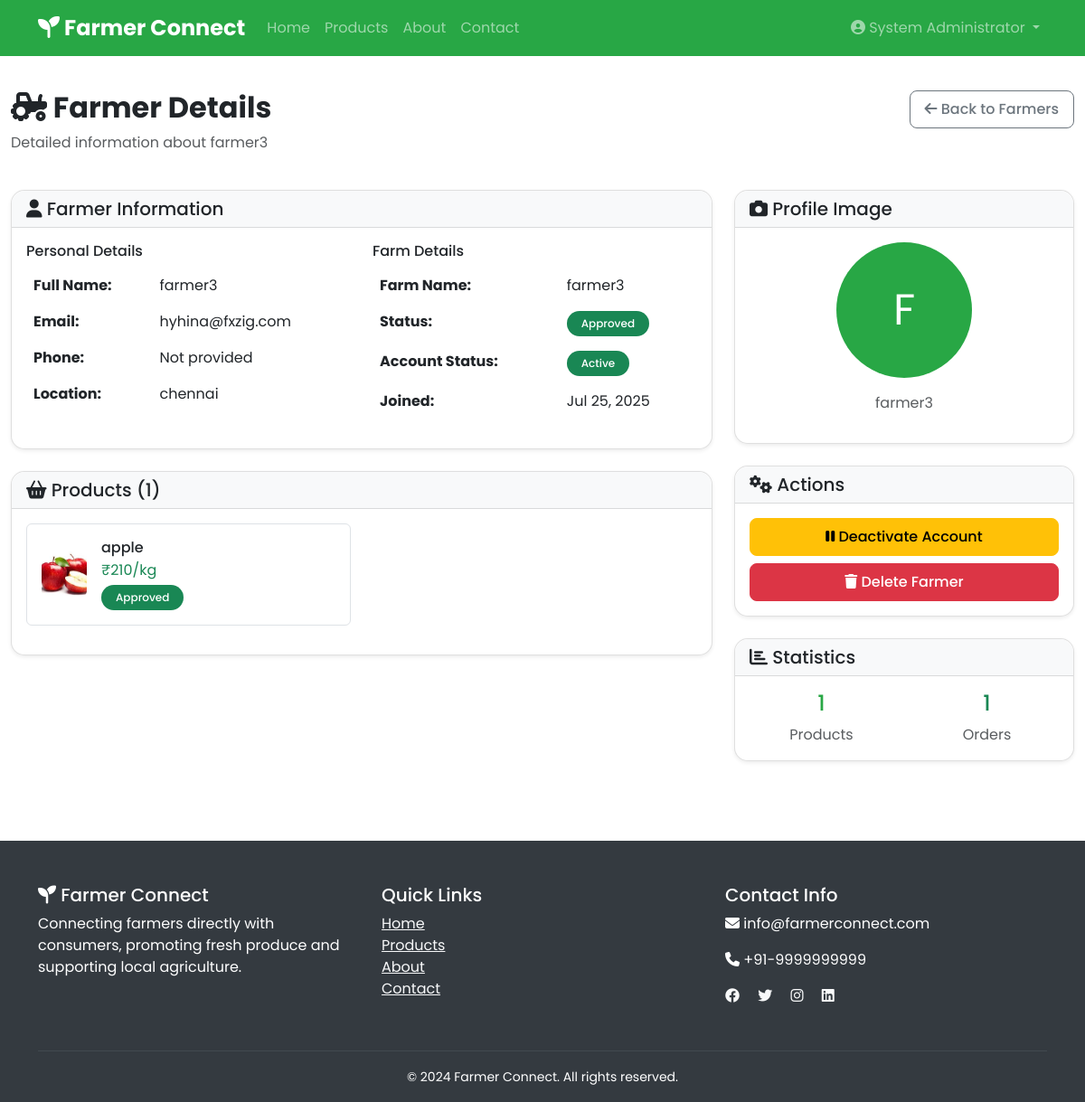
/admin/farmers/310 (signed in), run on the app's committed database.
### tables this page shows
CREATE TABLE users (
            id INTEGER PRIMARY KEY AUTOINCREMENT,
            username VARCHAR(80) UNIQUE NOT NULL,
            email VARCHAR(120) UNIQUE NOT NULL,
            password_hash VARCHAR(200) NOT NULL,
            user_type VARCHAR(20) NOT NULL CHECK(user_type IN ('farmer', 'consumer', 'admin')),
            full_name VARCHAR(100) NOT NULL,
            phone VARCHAR(15),
            location VARCHAR(200),
            farm_name VARCHAR(100),
            farm_description TEXT,
            profile_image VARCHAR(200),
            is_approved BOOLEAN DEFAULT 0,
            is_active BOOLEAN DEFAULT 1,
            created_at TIMESTAMP DEFAULT CURRENT_TIMESTAMP,
            updated_at TIMESTAMP DEFAULT CURRENT_TIMESTAMP
        );

CREATE TABLE products (
            id INTEGER PRIMARY KEY AUTOINCREMENT,
            farmer_id INTEGER NOT NULL,
            name VARCHAR(100) NOT NULL,
            description TEXT,
            category VARCHAR(50) NOT NULL,
            price DECIMAL(10,2) NOT NULL,
            unit VARCHAR(20) NOT NULL,
            quantity INTEGER NOT NULL DEFAULT 0,
            image VARCHAR(200),
            is_approved BOOLEAN DEFAULT 0,
            is_featured BOOLEAN DEFAULT 0,
            harvest_date DATE,
            expiry_date DATE,
            organic BOOLEAN DEFAULT 0,
            created_at TIMESTAMP DEFAULT CURRENT_TIMESTAMP,
            updated_at TIMESTAMP DEFAULT CURRENT_TIMESTAMP,
            FOREIGN KEY (farmer_id) REFERENCES users (id)
        );

### modules/admin.py (the view)
@admin_bp.route('/farmers/<int:farmer_id>')
@require_login(['admin'])
def farmer_detail(farmer_id):
    conn = get_db_connection()
    farmer = conn.execute('''
        SELECT * FROM users WHERE id = ? AND user_type = 'farmer'
    ''', (farmer_id,)).fetchone()
    if not farmer:
        flash('Farmer not found!', 'error')
        return redirect(url_for('admin.farmers'))
    products = conn.execute('''
        SELECT * FROM products WHERE farmer_id = ? ORDER BY created_at DESC
    ''', (farmer_id,)).fetchall()
    orders = conn.execute('''
        SELECT DISTINCT o.*, COUNT(oi.id) as item_count
        FROM orders o
        JOIN order_items oi ON o.id = oi.order_id
        WHERE oi.farmer_id = ?
        GROUP BY o.id
        ORDER BY o.created_at DESC
        LIMIT 10
    ''', (farmer_id,)).fetchall()
    earnings = conn.execute('''
        SELECT COALESCE(SUM(oi.subtotal), 0) as total_earnings
        FROM orders o
        JOIN order_items oi ON o.id = oi.order_id
        WHERE oi.farmer_id = ? AND o.payment_status = 'paid'
    ''', (farmer_id,)).fetchone()['total_earnings']
    farmer_stats = {
        'total_products': len(products),
        'total_orders': len(orders)
    }
    conn.close()
    return render_template('admin/farmer_detail.html',
                         farmer=farmer,
                         products=products,
                         orders=orders,
                         earnings=earnings,
                         farmer_stats=farmer_stats)

### app.py (called while the page is built, shortened)
def format_date(date_string, format_string='%b %d, %Y'):
    if not date_string:
        return 'Unknown'
    if hasattr(date_string, 'strftime'):
        return date_string.strftime(format_string)
    try:
        dt = datetime.strptime(str(date_string), '%Y-%m-%d %H:%M:%S')
        return dt.strftime(format_string)
    except (ValueError, TypeError):
        try:
            dt = datetime.strptime(str(date_string), '%Y-%m-%d')
            return dt.strftime(format_string)
        except (ValueError, TypeError):
            try:
                dt = datetime.strptime(str(date_string), '%Y-%m-%d %H:%M:%S.%f')
                return dt.strftime(format_string)
            except (ValueError, TypeError):
                return str(date_string)

@app.context_processor
def inject_cart_count():
    return {'cart_count': 0}

### modules/database.py (called while the page is built)
def get_db_connection():
    conn = sqlite3.connect(DATABASE)
    conn.row_factory = sqlite3.Row
    return conn

### modules/utils.py (called while the page is built)
def indian_rupee_format(amount):
    if amount is None:
        return "₹0"
    amount = float(amount)
    if amount == int(amount):
        amount = int(amount)
    amount_str = f"{amount:,.2f}" if amount != int(amount) else f"{amount:,}"
    return f"₹{amount_str}"

def require_login(user_types=None):
    def decorator(f):
        @wraps(f)
        def decorated_function(*args, **kwargs):
            if 'user_id' not in session:
                flash('Please login to access this page.', 'error')
                return redirect(url_for('auth.login'))
            if user_types and session.get('user_type') not in user_types:
                flash('You do not have permission to access this page.', 'error')
                return redirect(url_for('index'))
            return f(*args, **kwargs)
        return decorated_function
    return decorator

### templates/admin/farmer_detail.html (shortened to what this page needs)
{% extends "base.html" %}
{% block content %}
<div class="container-fluid py-4">
    <div class="row mb-4">
        <div class="col-md-8">
            <h2 class="fw-bold">
                <i class="fas fa-tractor"></i> Farmer Details
            </h2>
            <p class="text-muted">Detailed information about {{ farmer.full_name }}</p>
        </div>
        <div class="col-md-4 text-end">
            <a href="{{ url_for('admin.farmers') }}" class="btn btn-outline-secondary">
                <i class="fas fa-arrow-left"></i> Back to Farmers
            </a>
        </div>
    </div>
    <div class="row">
        <div class="col-md-8">
            <div class="card shadow-sm">
                <div class="card-header">
                    <h5 class="mb-0"><i class="fas fa-user"></i> Farmer Information</h5>
                </div>
                <div class="card-body">
                    <div class="row">
                        <div class="col-md-6">
                            <h6>Personal Details</h6>
                            <table class="table table-borderless">
                                <tr>
                                    <td><strong>Full Name:</strong></td>
                                    <td>{{ farmer.full_name }}</td>
                                </tr>
                                <tr>
                                    <td><strong>Email:</strong></td>
                                    <td>{{ farmer.email }}</td>
                                </tr>
                                <tr>
                                    <td><strong>Phone:</strong></td>
                                    <td>{{ farmer.phone or 'Not provided' }}</td>
                                </tr>
                                <tr>
                                    <td><strong>Location:</strong></td>
                                    <td>{{ farmer.location or 'Not provided' }}</td>
                                </tr>
                            </table>
                        </div>
                        <div class="col-md-6">
                            <h6>Farm Details</h6>
                            <table class="table table-borderless">
                                <tr>
                                    <td><strong>Farm Name:</strong></td>
                                    <td>{{ farmer.farm_name or 'Not set' }}</td>
                                </tr>
                                <tr>
                                    <td><strong>Status:</strong></td>
                                    <td>
                                        {% if farmer.is_approved %}
                                            <span class="badge bg-success">Approved</span>
                                        {% else %}
                                            <span class="badge bg-warning">Pending</span>
                                        {% endif %}
                                    </td>
                                </tr>
                                <tr>
                                    <td><strong>Account Status:</strong></td>
                                    <td>
                                        {% if farmer.is_active %}
                                            <span class="badge bg-success">Active</span>
                                        {% else %}
                                            <span class="badge bg-danger">Inactive</span>
                                        {% endif %}
                                    </td>
                                </tr>
                                <tr>
                                    <td><strong>Joined:</strong></td>
                                    <td>{{ farmer.created_at | date_format }}</td>
                                </tr>
                            </table>
                        </div>
                    </div>
                </div>
            </div>
            {% if products %}
            <div class="card shadow-sm mt-4">
                <div class="card-header">
                    <h5 class="mb-0"><i class="fas fa-shopping-basket"></i> Products ({{ products|length }})</h5>
                </div>
                <div class="card-body">
                    <div class="row">
                        {% for product in products %}
                        <div class="col-md-6 mb-3">
                            <div class="border rounded p-3">
                                <div class="d-flex align-items-center">
                                    {% if product.image %}
                                    <img src="{{ url_for('static', filename='uploads/products/' + product.image) }}"
                                         alt="Product" class="rounded me-3" style="width: 50px; height: 50px; object-fit: cover;">
                                    {% endif %}
                                    <div class="flex-grow-1">
                                        <h6 class="mb-1">{{ product.name }}</h6>
                                        <p class="mb-1 text-success">{{ product.price|rupee }}/{{ product.unit }}</p>
                                        {% if product.is_approved %}
                                            <span class="badge bg-success">Approved</span>
                                        {% else %}
                                            <span class="badge bg-warning">Pending</span>
                                        {% endif %}
                                    </div>
                                </div>
                            </div>
                        </div>
                        {% endfor %}
                    </div>
                </div>
            </div>
            {% endif %}
        </div>
        <div class="col-md-4">
            <div class="card shadow-sm">
                <div class="card-header">
                    <h5 class="mb-0"><i class="fas fa-camera"></i> Profile Image</h5>
                </div>
                <div class="card-body text-center">
                    {% if farmer.profile_image %}
                    <img src="{{ url_for('static', filename='uploads/profiles/' + farmer.profile_image) }}"
                         alt="Profile" class="img-fluid rounded-circle mb-3" style="width: 150px; height: 150px; object-fit: cover;">
                    {% else %}
                    <div class="rounded-circle bg-primary text-white d-flex align-items-center justify-content-center mx-auto mb-3"
                         style="width: 150px; height: 150px; font-size: 48px;">
                        {{ farmer.full_name[0]|upper }}
                    </div>
                    {% endif %}
                    <p class="text-muted">{{ farmer.full_name }}</p>
                </div>
            </div>
            <div class="card shadow-sm mt-4">
                <div class="card-header">
                    <h5 class="mb-0"><i class="fas fa-cogs"></i> Actions</h5>
                </div>
                <div class="card-body">
                    <div class="d-grid gap-2">
                        {% if farmer.is_active %}
                        <button class="btn btn-warning" onclick="toggleFarmerStatus({{ farmer.id }}, false)">
                            <i class="fas fa-pause"></i> Deactivate Account
                        </button>
                        {% else %}
                        <button class="btn btn-success" onclick="toggleFarmerStatus({{ farmer.id }}, true)">
                            <i class="fas fa-play"></i> Activate Account
                        </button>
                        {% endif %}
                        <button class="btn btn-danger" onclick="deleteFarmer({{ farmer.id }})">
                            <i class="fas fa-trash"></i> Delete Farmer
                        </button>
                    </div>
                </div>
            </div>
            <div class="card shadow-sm mt-4">
                <div class="card-header">
                    <h5 class="mb-0"><i class="fas fa-chart-bar"></i> Statistics</h5>
                </div>
                <div class="card-body">
                    <div class="row text-center">
                        <div class="col-6">
                            <h4 class="text-primary">{{ farmer_stats.total_products or 0 }}</h4>
                            <p class="text-muted mb-0">Products</p>
                        </div>
                        <div class="col-6">
                            <h4 class="text-success">{{ farmer_stats.total_orders or 0 }}</h4>
                            <p class="text-muted mb-0">Orders</p>
                        </div>
                    </div>
                </div>
            </div>
        </div>
    </div>
</div>
{% endblock %}

### templates/base.html (style rules this page uses)
* { font-family: 'Poppins', sans-serif; }
:root { --primary-color: #28a745; --secondary-color: #6c757d; --success-color: #28a745; --warning-color: #ffc107; --danger-color: #dc3545; --info-color: #17a2b8; }
.text-primary { color: var(--primary-color) !important; }
.bg-primary { background-color: var(--primary-color) !important; }
.card { border-radius: 15px; box-shadow: 0 0.125rem 0.25rem rgba(0, 0, 0, 0.075); border: 1px solid rgba(0, 0, 0, 0.125); }
.card-header { border-radius: 15px 15px 0 0 !important; background-color: #f8f9fa; border-bottom: 1px solid rgba(0, 0, 0, 0.125); }
.btn { border-radius: 8px; padding: 0.5rem 1rem; font-weight: 500; }
.badge { border-radius: 20px; padding: 0.5rem 1rem; font-weight: 500; }

### data on the page
users: full_name "farmer3", email "hyhina@fxzig.com", phone "Not provided", location "chennai", farm_name "farmer3", created_at "Jul 25, 2025", full_name "F"
products: image (picture), name "apple", price "₹210", unit "kg", is_approved "Approved"

### other printed values
{{ session.full_name }} "System Administrator"
{{ products|length }} "1"
{{ farmer_stats.total_products or 0 }} "1"
{{ farmer_stats.total_orders or 0 }} "1"
